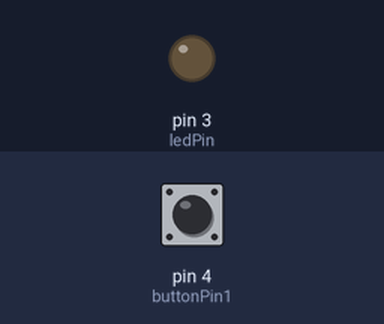
A sketch run on a simulated Arduino Uno, built with avr-gcc and run on an emulated ATmega328P. Shown: output pins drawn as LEDs (lit = HIGH). Inputs (shaded band) come from the test bench; at power-on: pin 4 (buttonPin1) LOW.

Above: at 1.2 s.
1.3 s: pin 4 (buttonPin1) pulled HIGH for 0.15 s
At 1.37 s:
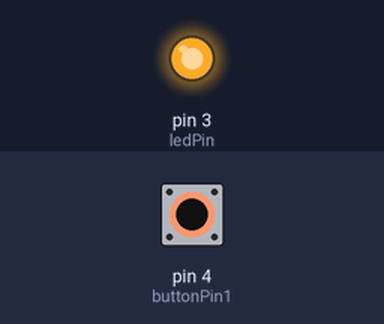
2.9 s: pin 4 (buttonPin1) pulled HIGH for 3.2 s
At 7.4 s:
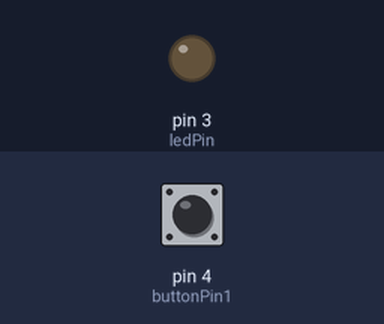
Timing chart, 0 to 8.9 s (numbered marks = the images above; inputs shaded):
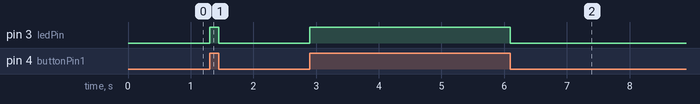

The sketch:

nano_test_2.ino
```cpp
const int buttonPin1 = 4;     // the number of the pushbutton pin
const int ledPin =  3;      // the number of the LED pin

// variables will change:
int buttonState1 = 0;         // variable for reading the pushbutton status

void setup() {
  // initialize the LED pin as an output:
  pinMode(ledPin, OUTPUT);
  // initialize the pushbutton pin as an input:
  pinMode(buttonPin1, INPUT);
}

void loop() {
  // read the state of the pushbutton value:
  buttonState1 = digitalRead(buttonPin1);

  // check if the pushbutton is pressed. If it is, the buttonState is HIGH:
  if ((buttonState1 == HIGH)) {
    // turn LED on:
    digitalWrite(ledPin, HIGH);
  } else {
    // turn LED off:
    digitalWrite(ledPin, LOW);
  }
}
```

Measured:
- after the input at 1.3 s, pin 3 (ledPin): LOW → HIGH at once, → LOW 0.15 s later
- after the input at 2.9 s, pin 3 (ledPin): LOW → HIGH at once, → LOW 3.2 s later
